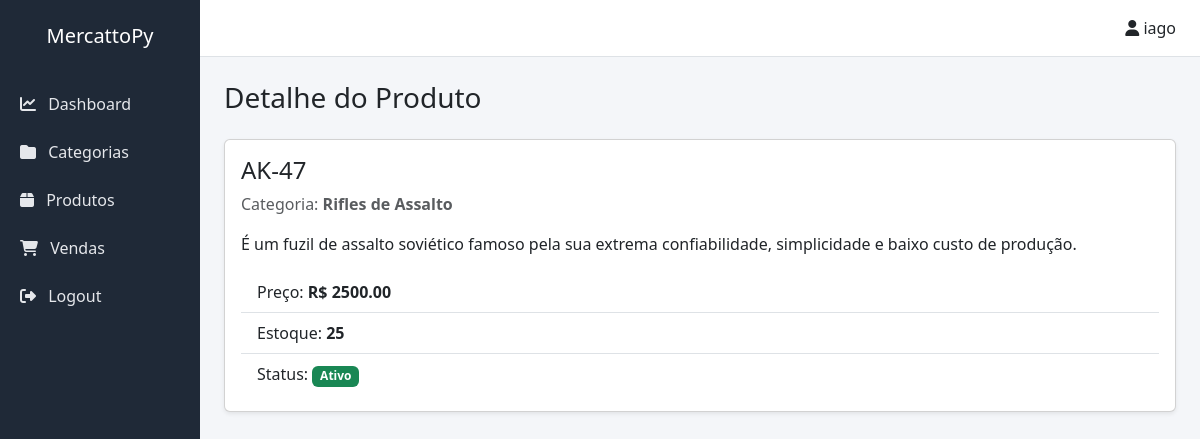
Page /produtos/4/ (signed in) on the committed database.
### catalog/models.py (models this page shows, shortened)
class Product(models.Model):
    category = models.ForeignKey(
        Category,
        on_delete=models.PROTECT,
        related_name='products'
    )
    name = models.CharField(max_length=150)
    description = models.TextField(blank=True)
    price = models.DecimalField(max_digits=10, decimal_places=2)
    stock = models.PositiveIntegerField()
    is_active = models.BooleanField(default=True)
    class Meta:
        verbose_name = "Produto"
        verbose_name_plural = "Produtos"
        ordering = ['name']

class Category(models.Model):
    name = models.CharField(max_length=150)
    description = models.TextField(blank=True)
    is_active = models.BooleanField(default=True)
    class Meta:
        verbose_name = "Categoria"
        verbose_name_plural = "Categorias"
        ordering = ['name']

### catalog/views.py (the view)
# urls.py: path('produtos/<int:product_id>/', views.product_detail, name='product_detail'),
@login_required
def product_detail(request, product_id):
    product = get_object_or_404(Product, id=product_id)
    return render(request, 'catalog/product_detail.html', {
        'product': product
    })

### templates/catalog/product_detail.html (shortened to what this page needs)
{% extends "base.html" %}
{% block content %}
<h3 class="mb-4">Detalhe do Produto</h3>
<div class="card shadow-sm">
    <div class="card-body">
        <h4>{{ product.name }}</h4>
        <p class="text-muted">
            Categoria: <strong>{{ product.category.name }}</strong>
        </p>
        <p>{{ product.description }}</p>
        <ul class="list-group list-group-flush">
            <li class="list-group-item">
                Preço: <strong>R$ {{ product.price }}</strong>
            </li>
            <li class="list-group-item">
                Estoque: <strong>{{ product.stock }}</strong>
            </li>
            <li class="list-group-item">
                Status:
                {% if product.is_active %}
                    <span class="badge bg-success">Ativo</span>
                {% else %}
                    <span class="badge bg-danger">Inativo</span>
                {% endif %}
            </li>
        </ul>
    </div>
</div>
{% endblock %}

### templates/base.html (shortened to what this page needs)
<!DOCTYPE html>
<html lang="pt-BR">
<head>
    <link href="https://cdn.jsdelivr.net/npm/bootstrap@5.3.2/dist/css/bootstrap.min.css" rel="stylesheet">
    <link href="https://cdnjs.cloudflare.com/ajax/libs/font-awesome/6.5.1/css/all.min.css" rel="stylesheet">
</head>
<body>
<div class="container-fluid">
    <div class="row">
        <nav class="col-md-2 sidebar p-0">
            <h5 class="text-white text-center py-4">MercattoPy</h5>
            <a href="{% url 'dashboard' %}">
                <i class="fa-solid fa-chart-line me-2"></i> Dashboard
            </a>
            <a href="{% url 'category_list' %}">
                <i class="fa-solid fa-folder me-2"></i> Categorias
            </a>
            <a href="{% url 'product_list' %}">
                <i class="fa-solid fa-box me-2"></i> Produtos
            </a>
            <a href="{% url 'sales_home' %}">
                <i class="fa-solid fa-cart-shopping me-2"></i> Vendas
            </a>
            <form action="{% url 'logout' %}" method="post">
                <button type="submit">
                    <i class="fa-solid fa-right-from-bracket me-2"></i> Logout
                </button>
            </form>
        </nav>
        <main class="col-md-10 p-0">
            <div class="topbar d-flex justify-content-end align-items-center px-4 py-3">
                <span>
                    <i class="fa-solid fa-user"></i> {{ request.user }}
                </span>
            </div>
            <div class="p-4">
                {% block content %}
                {% endblock %}
            </div>
        </main>
    </div>
</div>
</body>
</html>

### templates/base.html (style rules this page uses)
body { background-color: #f4f6f9; margin: 0; }
.sidebar { min-height: 100vh; background-color: #1f2937; }
.sidebar a, .sidebar button { color: #e5e7eb; text-decoration: none; display: block; padding: 12px 20px; width: 100%; text-align: left; background: none; border: none; }
.topbar { background-color: #ffffff; border-bottom: 1px solid #dee2e6; }

### rows in the picture
Product: name "AK-47", category.name "Rifles de Assalto", description "É um fuzil de assalto soviético famoso pela sua extrema confiabilidade, simplicidade e baixo custo de produção.", price "2500.00", stock "25"

### other values in the picture
{{ request.user }} "iago"
